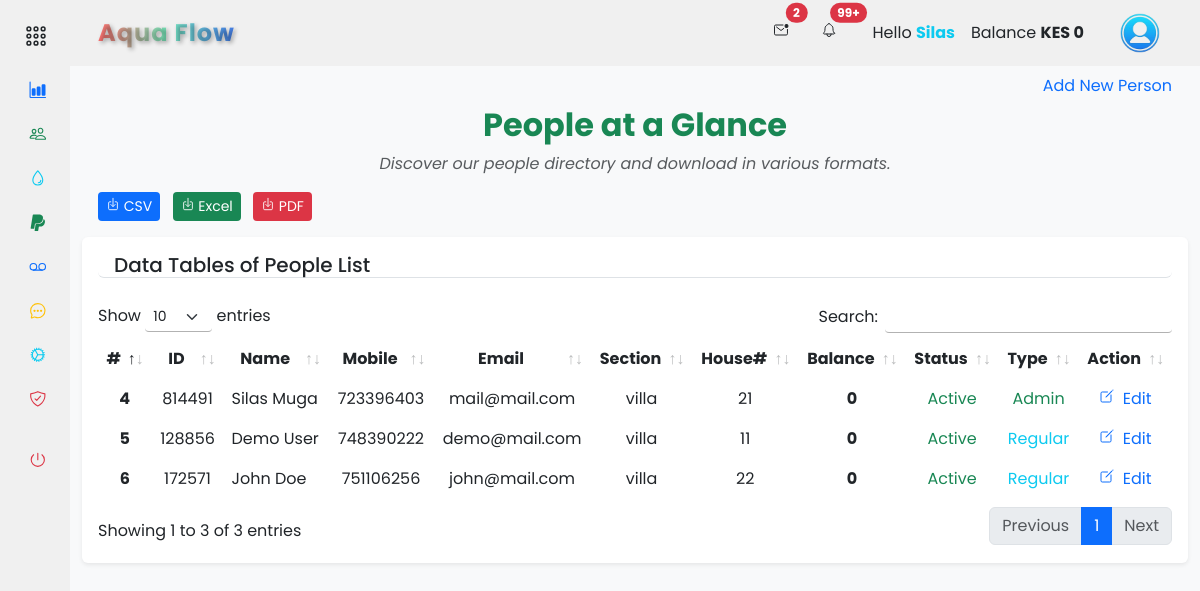
Screenshot of /accounts/people/people_list (signed in) with the database file from the repository.
### app/backend/database/models.py (models this page shows, shortened)
class Settings(db.Model):
    id = db.Column(db.Integer, primary_key=True)
    company_name = db.Column(db.String(255))
    unit_price = db.Column(db.Float)
    service_fee = db.Column(db.Float)
    house_sections = db.Column(db.String(255))
    bank_name = db.Column(db.String(255))
    paybill = db.Column(db.Integer)
    account_number = db.Column(db.Integer)
    contact_number = db.Column(db.String(20))

class User(db.Model, UserMixin):
    id = db.Column(db.Integer, primary_key=True)
    mobile_number = db.Column(db.String(20), unique=True, nullable=False)
    password_hash = db.Column(db.String(128), nullable=False)
    first_name = db.Column(db.String(50))
    last_name = db.Column(db.String(50))
    email = db.Column(db.String(120))
    house_section = db.Column(db.String(50))
    house_number = db.Column(db.String(20))
    profile_image = db.Column(db.String(255))
    is_active = db.Column(db.Boolean, default=True)
    is_admin = db.Column(db.Boolean, default=False)
    balance = db.Column(db.Float, default=0)
    unique_user_id = db.Column(db.String(6), unique=True, nullable=True)
    last_login = db.Column(db.DateTime)
    last_logout = db.Column(db.DateTime)
    meter_readings = db.relationship('MeterReading', backref='user', lazy=True)
    payments = db.relationship('Payment', backref='user', lazy=True)

### app/backend/accounts/people/routes.py (the view)
@people_bp.route('/people_list', methods=['GET', 'POST'])
@login_required
def people_list():
    if current_user.is_authenticated:
        people_list = User.query.all()
        add_form = AddUserForm()
        house_sections = []
        settings = Settings.query.first()
        if settings:
            house_sections = [(section, section) for section in settings.house_sections.split(',')]
        return render_template('accounts/people_list.html', people_list=people_list, house_sections=house_sections, form=add_form, hide_footer=True)
    else:
        return redirect(url_for('auth.login'))

### app/frontend/templates/accounts/people_list.html (shortened to what this page needs)
{% extends "base.html" %} {% block content %}
<section class="container-fluid">
  <ul class="nav nav-pills justify-content-end border-0">
    <li type="button" class="nav-item">
      <a
        class="nav-link"
        data-bs-toggle="modal"
        data-bs-target="#addNewPersonModal"
        >Add New Person</a
      >
    </li>
  </ul>
  <div class="text-center">
    <h2 class="fw-bold text-success mb-2">People at a Glance</h2>
    <p class="text-muted fst-italic">
      Discover our people directory and download in various formats.
    </p>
  </div>
  <div class="row">
    <div class="col-md-12">
      <div class="float-start ms-3">
        <form
          action="{{ url_for('accounts.people.download_users') }}"
          method="get"
          class="d-inline"
        >
          <button
            type="submit"
            class="btn btn-sm me-2 btn-primary"
            name="format"
            value="csv"
          >
            <ion-icon name="download-outline"></ion-icon> CSV
          </button>
        </form>
        <form
          action="{{ url_for('accounts.people.download_users') }}"
          method="get"
          class="d-inline"
        >
          <button
            type="submit"
            class="btn btn-sm me-2 btn-success"
            name="format"
            value="excel"
          >
            <ion-icon name="download-outline"></ion-icon> Excel
          </button>
        </form>
        <form
          action="{{ url_for('accounts.people.download_users') }}"
          method="get"
          class="d-inline"
        >
          <button
            type="submit"
            class="btn btn-sm me-2 btn-danger"
            name="format"
            value="pdf"
          >
            <ion-icon name="download-outline"></ion-icon> PDF
          </button>
        </form>
      </div>
    </div>
  </div>
  <div class="col-md-12">
    <div class="card border-0 shadow-sm mt-3 mb-3">
      <div class="card-body">
        <h5 class="card-title border-bottom rounded mb-4 px-3">
          Data Tables of People List
        </h5>
        <div class="table-responsive">
          <table
            class="table table-borderless text-center data-table"
            style="width: 100%"
          >
            <thead>
              <tr>
                <th scope="col">#</th>
                <th scope="col">ID</th>
                <th scope="col">Name</th>
                <th scope="col">Mobile</th>
                <th scope="col">Email</th>
                <th scope="col">Section</th>
                <th scope="col">House#</th>
                <th scope="col">Balance</th>
                <th scope="col">Status</th>
                <th scope="col">Type</th>
                <th scope="col">Action</th>
              </tr>
            </thead>
            <tbody>
              {% for person in people_list %}
              <tr>
                <th scope="row">{{ person.id }}</th>
                <td>{{ person.unique_user_id }}</td>
                <td class="text-start">
                  {{ person.first_name.title() ~ " " ~ person.last_name.title()
                  }}
                </td>
                <td>{{ person.mobile_number }}</td>
                <td>{{ person.email }}</td>
                <td>{{ person.house_section }}</td>
                <td>{{ person.house_number }}</td>
                <td
                  class="fw-bold text-center {% if person.balance > 0 %}text-success{% elif person.balance == 0 %}text-dark{% else %}text-danger{% endif %}"
                >
                  {{ "%0.0f"|format(person.balance) }}
                </td>
                <td>
                  {% if person.is_active %}<span class="text-success"
                    >Active</span
                  >{% else %}<span class="text-danger">Inactive</span>{% endif
                  %}
                </td>
                <td>
                  {% if person.is_admin %}<span class="text-success">Admin</span
                  >{% else %}<span class="text-info">Regular</span>{% endif %}
                </td>
                <td class="text-center">
                  {% if current_user.is_admin or current_user.id == person.id
                  %}<a
                    href="{{ url_for('accounts.people.edit_user', user_id=person.id) }}"
                    ><ion-icon name="create-outline" class="me-2"></ion-icon
                    >Edit</a
                  >{% else %}<span class="text-muted">No Edit Permission</span
                  >{% endif %}
                </td>
              </tr>
              {% endfor %}
            </tbody>
          </table>
        </div>
      </div>
    </div>
  </div>
</section>
{% endblock %}

### app/frontend/templates/base.html (shortened to what this page needs)
<!DOCTYPE html>
<html lang="en">
  <head>
    <link
      rel="stylesheet"
      href="{{ url_for('static', filename='css/vendor/bootstrap.min.css') }}"
    />
    <link
      rel="stylesheet"
      href="{{ url_for('static', filename='css/datatables/dataTables.bootstrap5.min.css') }}"
    />
    <link
      rel="stylesheet"
      href="{{ url_for('static', filename='css/styles.css') }}"
    />
  </head>
  <body>
    <div class="wrapper">
      {% include '/components/sidebar.html' %}
      <main class="main">
        {% include '/components/navbar.html' %}
        {% block content %}{% endblock %}
      </main>
    </div>
  </body>
</html>

### app/frontend/templates/components/sidebar.html (shortened to what this page needs)
{% if not hide_sidebar %}
<head>
  <link
    rel="stylesheet"
    href="{{ url_for('static', filename='css/components/sidebar.css') }}"
  />
</head>
<aside id="sidebar">
  <div class="sidebar-content">
    <div class="d-flex mt-2">
      <button class="toggle-btn-desktop" type="button">
        <ion-icon name="apps-outline" class="text-dark"></ion-icon>
      </button>
    </div>
    <ul class="sidebar-nav">
      <li class="sidebar-item">
        <a
          href="{{ url_for('accounts.dashboard.dashboard') }}"
          class="sidebar-link"
        >
          <ion-icon name="bar-chart" class="text-primary me-2"></ion-icon>
        </a>
      </li>
      <li class="sidebar-item">
        {% if current_user.is_admin %}
        <a
          href="{{ url_for('accounts.people.people_list') }}"
          class="sidebar-link"
        >
          <ion-icon name="people-outline" class="text-success"></ion-icon>
        </a>
        {% endif %}
      </li>
      <li class="sidebar-item">
        <a
          href="{{ url_for('accounts.records.meter_readings') }}"
          class="sidebar-link"
        >
          <ion-icon name="water-outline" class="text-info"></ion-icon>
        </a>
      </li>
      <li class="sidebar-item">
        <a
          href="{{ url_for('accounts.records.billing') }}"
          class="sidebar-link"
        >
          <ion-icon name="logo-paypal" class="text-success"></ion-icon>
        </a>
      </li>
      <li class="sidebar-item">
        <a
          href="{{ url_for('accounts.records.payments') }}"
          class="sidebar-link"
        >
          <ion-icon name="recording-outline" class="text-primary"></ion-icon>
        </a>
      </li>
      <li class="sidebar-item">
        <a
          href="{{ url_for('accounts.messages.messages') }}"
          class="sidebar-link"
        >
          <ion-icon
            name="chatbubble-ellipses-outline"
            class="text-warning"
          ></ion-icon>
        </a>
      </li>
      {% if current_user.is_admin %}
      <li class="sidebar-item">
        <a
          href="{{ url_for('accounts.settings.settings') }}"
          class="sidebar-link"
        >
          <ion-icon name="cog-outline" class="text-info"></ion-icon>
        </a>
      </li>
      {% endif %}
      <li class="sidebar-item">
        <a
          href="{{ url_for('accounts.security.security_options') }}"
          class="sidebar-link"
        >
          <ion-icon
            name="shield-checkmark-outline"
            class="text-danger"
          ></ion-icon>
        </a>
      </li>
    </ul>
    <div class="sidebar-footer">
      <a
        class="sidebar-link"
        href="{{ url_for('auth.logout') }}"
        onclick="localStorage.clear();"
      >
        <ion-icon name="power-outline" class="text-danger"></ion-icon>
      </a>
    </div>
  </div>
</aside>
{% endif %}

### app/frontend/templates/components/navbar.html (shortened to what this page needs)
{% if not hide_navbar %}
<head>
  <link
    rel="stylesheet"
    href="{{ url_for('static', filename='css/components/navbar.css') }}"
  />
</head>
<header
  id="navbar"
  class="navbar navbar-expand-lg sticky-sm-top {% if not current_user.is_authenticated %}bg-dark{% endif %}"
>
  <div class="container-fluid">
    <a
      class="navbar-brand text-center d-flex align-items-center fw-bold ms-3 {% if not current_user.is_authenticated %}text-light{% else %}gradient-text{% endif %}"
      href="#"
    >
      {% if company_name %}{{ company_name.title() }}{% else %}ApoGen{% endif %}
    </a>
    <div class="collapse navbar-collapse" id="navbarToggler">
      <div class="d-flex align-items-center ms-auto">
         {% if current_user.is_authenticated %}
        <ul class="navbar-nav me-3">
          <li class="nav-item dropdown me-3">
            <button
              class="nav-link text-dark position-relative"
              type="button"
              data-bs-toggle="dropdown"
              aria-expanded="false"
            >
              <ion-icon name="mail-unread-outline"></ion-icon>
              <span
                class="position-absolute top-0 start-100 translate-middle badge rounded-pill bg-danger"
              >
                2 <span class="visually-hidden">unread messages</span>
              </span>
            </button>
          </li>
          <li class="nav-item dropdown me-3">
            <button
              class="nav-link text-dark position-relative"
              type="button"
              data-bs-toggle="dropdown"
              aria-expanded="false"
            >
              <ion-icon name="notifications-outline" class="me-1"></ion-icon>
              <span
                class="position-absolute top-0 start-100 translate-middle badge rounded-pill bg-danger"
              >
                99+ <span class="visually-hidden">unread messages</span>
              </span>
            </button>
          </li>
          <li class="nav-item">
            <a class="nav-link text-dark">
              Hello
              <span class="text-info fw-bold"
                >{{ current_user.first_name.title() }}</span
              >
            </a>
          </li>
          <li class="nav-item">
            <a class="nav-link text-dark">
              Balance
              <span
                class="fw-bold {% if current_user.balance > 0 %}text-success{% elif current_user.balance == 0 %}text-dark{% else %}text-danger{% endif %}"
                >KES {{ "%0.0f"|format(current_user.balance) }}</span
              >
            </a>
          </li>
        </ul>
        <div class="btn-group">
          <button
            type="button"
            class="btn navbar-brand rounded-circle border-0"
            data-bs-toggle="dropdown"
            aria-expanded="false"
          >
            {% if current_user.profile_image is not none %}
            <img
              src="{{ current_user.profile_image }}"
              alt="{{ current_user.first_name.title() }}'s Profile Image"
              class="rounded-circle img-fluid profile-image"
              style="width: 40px; height: 40px; object-fit: cover"
            />
            {% else %}
            <img
              src="{{ url_for('static', filename='images/user.png') }}"
              alt="logo image"
              height="40px"
              width="40px"
            />
            {% endif %}
          </button>
        </div>
        {% endif %}
      </div>
    </div>
  </div>
</header>
{% endif %}

### rows the page displays
Settings: title "Aqua Flow"
User: first_name "Silas", balance "0", id "4", unique_user_id "814491", first_name "Silas Muga", mobile_number "723396403", email "mail@mail.com", house_section "villa", house_number "21", is_active "Active", is_admin "Admin"
User: id "5", unique_user_id "128856", first_name "Demo User", mobile_number "748390222", email "demo@mail.com", house_section "villa", house_number "11", balance "0", is_active "Active", is_admin "Regular"
User: id "6", unique_user_id "172571", first_name "John Doe", mobile_number "751106256", email "john@mail.com", house_section "villa", house_number "22", balance "0", is_active "Active", is_admin "Regular"
